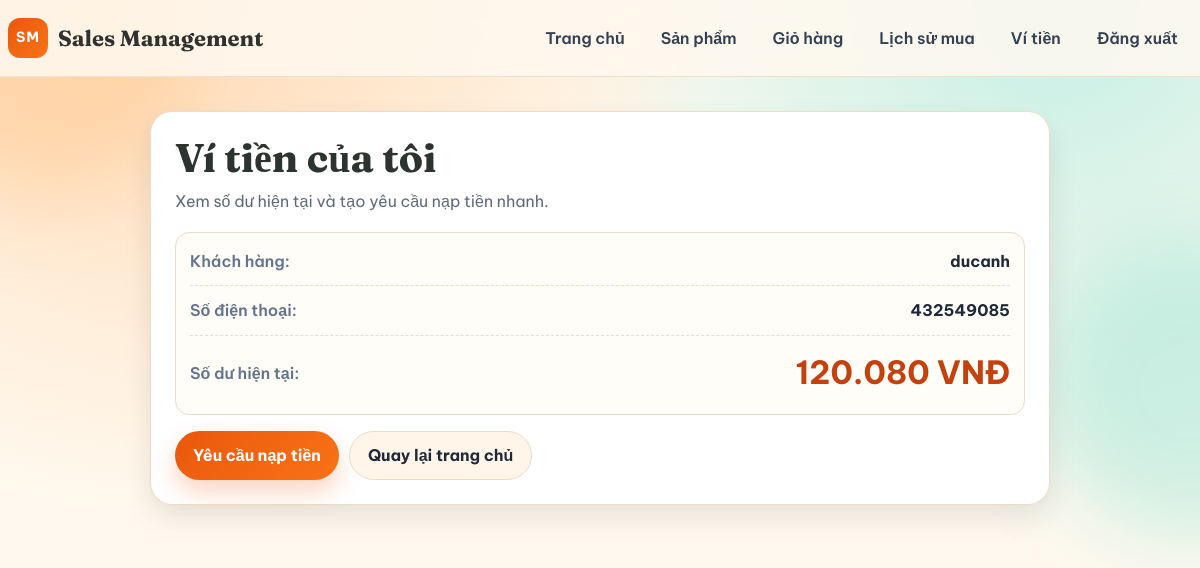
/wallet/ (signed in), run on an earlier commit of the app's database.
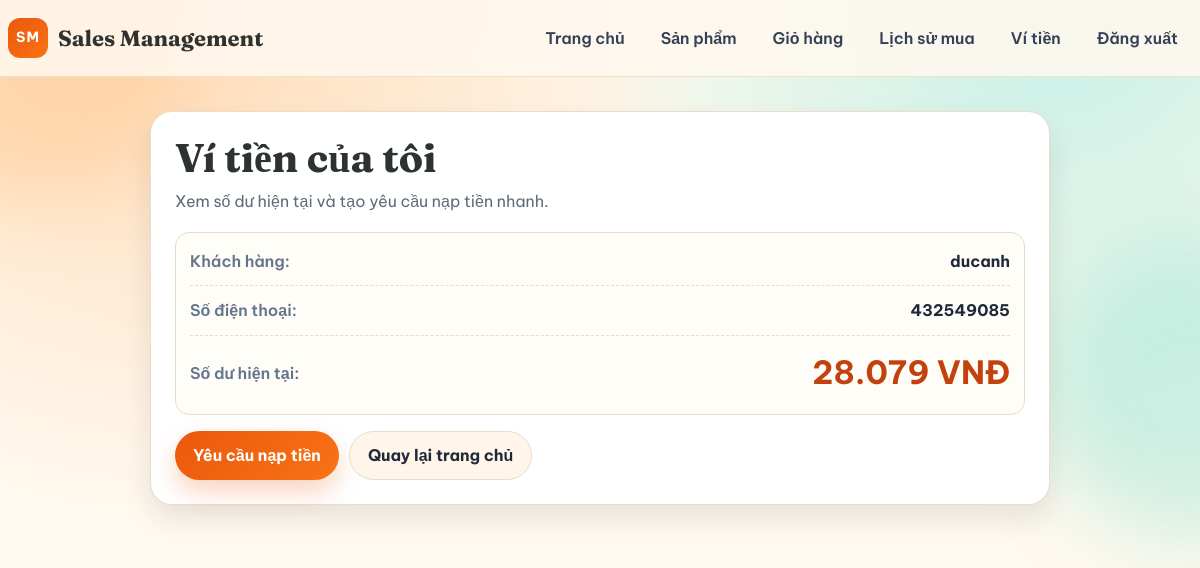
And on a later commit of the database.
### accounts/models.py (models this page shows, shortened)
class Wallet(models.Model):
    customer = models.OneToOneField(Customer, on_delete=models.CASCADE, related_name='wallet')
    balance = models.PositiveBigIntegerField(default=0)

### accounts/views.py (the view)
# urls.py: path('wallet/', WalletView.as_view(), name='wallet'),
class WalletView(View):
    template_name = 'wallet/wallet.html'
    def get(self, request):
        if not request.user.is_authenticated:
            return redirect('login')
        if request.user.is_staff:
            return redirect('home')
        try:
            customer = request.user.customer_profile
            wallet = customer.wallet
        except Customer.DoesNotExist:
            messages.error(request, 'Không tìm thấy thông tin khách hàng.')
            return redirect('home')
        except Wallet.DoesNotExist:
            messages.error(request, 'Không tìm thấy ví tiền.')
            return redirect('home')
        return render(request, self.template_name, {
            'customer': customer,
            'wallet': wallet,
        })

### accounts/templatetags/currency.py (called while the page is built)
@register.filter(name='vnd')
def vnd(value):
    try:
        amount = int(value or 0)
    except (TypeError, ValueError):
        return '0'
    return f'{amount:,}'.replace(',', '.')

### templates/wallet/wallet.html (shortened to what this page needs)
{% load static currency %}
<!doctype html>
<html lang="vi">
  <head>
    <link rel="stylesheet" href="{% static 'css/page_theme.css' %}" />
    <link rel="stylesheet" href="{% static 'css/wallet.css' %}" />
  </head>
  <body>
    <div class="page-glow page-glow-left" aria-hidden="true"></div>
    <div class="page-glow page-glow-right" aria-hidden="true"></div>
    <header class="site-header">
      <div class="container nav-wrap">
        <a href="{% url 'home' %}" class="logo" aria-label="Sales Management Home">
          <span class="logo-mark">SM</span>
          <span class="logo-text">Sales Management</span>
        </a>
        <nav class="main-nav">
          <a href="{% url 'home' %}" class="nav-link">Trang chủ</a>
          <a href="{% url 'product_list' %}" class="nav-link">Sản phẩm</a>
          <a href="{% url 'cart' %}" class="nav-link">Giỏ hàng</a>
          <a href="{% url 'order_history' %}" class="nav-link">Lịch sử mua</a>
          <a href="{% url 'wallet' %}" class="nav-link">Ví tiền</a>
          <a href="{% url 'logout' %}" class="nav-link">Đăng xuất</a>
        </nav>
      </div>
    </header>
    <main class="wallet-page">
      <div class="container">
        <section class="page-card wallet-card">
          <div class="page-head">
            <h1>Ví tiền của tôi</h1>
            <p>Xem số dư hiện tại và tạo yêu cầu nạp tiền nhanh.</p>
          </div>
          <div class="wallet-info">
            <div class="info-row">
              <span class="label">Khách hàng:</span>
              <span class="value">{{ customer.fullName }}</span>
            </div>
            <div class="info-row">
              <span class="label">Số điện thoại:</span>
              <span class="value">{{ customer.phoneNumber }}</span>
            </div>
            <div class="info-row">
              <span class="label">Số dư hiện tại:</span>
              <span class="value balance">{{ wallet.balance|vnd }} VNĐ</span>
            </div>
          </div>
          <div class="wallet-actions">
            <a href="{% url 'topup_request_create' %}" class="btn btn-primary">Yêu cầu nạp tiền</a>
            <a href="{% url 'home' %}" class="btn btn-secondary">Quay lại trang chủ</a>
          </div>
        </section>
      </div>
    </main>
  </body>
</html>

What changed in the data, as far as the page shows it:
changed Wallet: balance|vnd "120.080" → "28.079"
